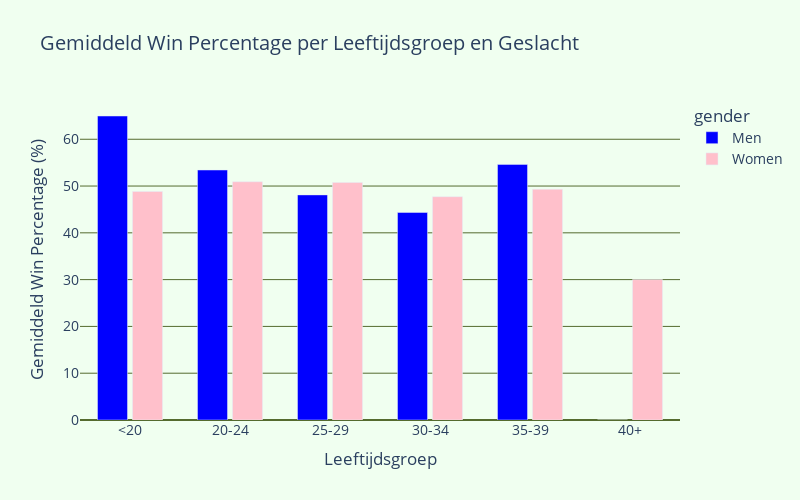

Source (notebook cell):
### Markdown cell above
#### Vierde argument eerste perspectief: leeftijd

### Code cell
import pandas as pd
import plotly.express as px

# Laad de dataset
file_path = '../combined_cleaned_tennis_data.csv'
df = pd.read_csv(file_path)

# Voeg leeftijdsgroepen toe
age_bins = [0, 20, 25, 30, 35, 40, 100]
age_labels = ['<20', '20-24', '25-29', '30-34', '35-39', '40+']
df['winner_age_group'] = pd.cut(df['winner_age'], bins=age_bins, labels=age_labels, right=False)
df['loser_age_group'] = pd.cut(df['loser_age'], bins=age_bins, labels=age_labels, right=False)

# Bereken het aantal gewonnen en verloren wedstrijden per speler
winner_counts = df.groupby(['winner_name', 'gender', 'winner_age_group'], observed=False).size().reset_index(name='win_count')
loser_counts = df.groupby(['loser_name', 'gender', 'loser_age_group'], observed=False).size().reset_index(name='loss_count')

# Hernoem kolommen voor consistente merge
winner_counts = winner_counts.rename(columns={'winner_name': 'player_name', 'winner_age_group': 'age_group'})
loser_counts = loser_counts.rename(columns={'loser_name': 'player_name', 'loser_age_group': 'age_group'})

# Combineer winnaars en verliezers data
combined_counts = pd.merge(winner_counts, loser_counts, on=['player_name', 'gender', 'age_group'], how='outer')

# Vul ontbrekende waarden in specifieke kolommen in
combined_counts['win_count'] = combined_counts['win_count'].fillna(0)
combined_counts['loss_count'] = combined_counts['loss_count'].fillna(0)

combined_counts['total_matches'] = combined_counts['win_count'] + combined_counts['loss_count']
combined_counts['win_percentage'] = (combined_counts['win_count'] / combined_counts['total_matches']) * 100

# Bereken gemiddelde winpercentages per leeftijdsgroep en geslacht
avg_win_percentage = combined_counts.groupby(['age_group', 'gender'], observed=False).agg(
    total_matches=('total_matches', 'sum'),
    total_wins=('win_count', 'sum')
).reset_index()

avg_win_percentage['win_percentage'] = (avg_win_percentage['total_wins'] / avg_win_percentage['total_matches']) * 100

# Interactieve barplot met Plotly
fig = px.bar(avg_win_percentage, x='age_group', y='win_percentage', color='gender',
             title='Gemiddeld Win Percentage per Leeftijdsgroep en Geslacht',
             labels={'age_group': 'Leeftijdsgroep', 'win_percentage': 'Gemiddeld Win Percentage (%)'},
             color_discrete_map={'Men': 'blue', 'Women': 'pink'},
             barmode='group',  # Groepeer de balken
             category_orders={'age_group': age_labels, 'gender': ['Men', 'Women']})

# Stijlen aanpassen voor betere leesbaarheid en smalle balken
fig.update_traces(width=0.3)  # Maak de balken smaller

fig.update_layout(
    font=dict(size=14),  # Grotere lettergrootte voor leesbaarheid
    bargap=0.3,  # Verminder de ruimte tussen de balken
    bargroupgap=0.1,  # Verminder de ruimte tussen de groepen balken
    width=800,  # Totale breedte van de plot aanpassen
    height=500,  # Totale hoogte van de plot aanpassen
    paper_bgcolor='honeydew',  # Achtergrondkleur van het papier
    plot_bgcolor='honeydew',
    yaxis=dict(
        gridcolor='darkolivegreen', # Kleur van het rooster op de y-as
        zerolinecolor='darkolivegreen'
    )
)

fig.show()

### Figure 1 — Plotly figure (JSON) as saved in the notebook; plotly's stock layout.template omitted (floating-point values rounded to 4 significant figures)
{"data": [{"alignmentgroup": "True", "hovertemplate": "gender=Men<br>Leeftijdsgroep=%{x}<br>Gemiddeld Win Percentage (%)=%{y}<extra></extra>", "legendgroup": "Men", "marker": {"color": "blue", "pattern": {"shape": ""}}, "name": "Men", "offsetgroup": "Men", "orientation": "v", "showlegend": true, "textposition": "auto", "type": "bar", "width": 0.3, "x": ["<20", "20-24", "25-29", "30-34", "35-39", "40+"], "xaxis": "x", "y": [64.97, 53.43, 48.11, 44.35, 54.62, 0], "yaxis": "y"}, {"alignmentgroup": "True", "hovertemplate": "gender=Women<br>Leeftijdsgroep=%{x}<br>Gemiddeld Win Percentage (%)=%{y}<extra></extra>", "legendgroup": "Women", "marker": {"color": "pink", "pattern": {"shape": ""}}, "name": "Women", "offsetgroup": "Women", "orientation": "v", "showlegend": true, "textposition": "auto", "type": "bar", "width": 0.3, "x": ["<20", "20-24", "25-29", "30-34", "35-39", "40+"], "xaxis": "x", "y": [48.84, 50.92, 50.77, 47.72, 49.32, 30], "yaxis": "y"}], "layout": {"bargap": 0.3, "bargroupgap": 0.1, "barmode": "group", "font": {"size": 14}, "height": 500, "legend": {"title": {"text": "gender"}, "tracegroupgap": 0}, "paper_bgcolor": "honeydew", "plot_bgcolor": "honeydew", "title": {"text": "Gemiddeld Win Percentage per Leeftijdsgroep en Geslacht"}, "width": 800, "xaxis": {"anchor": "y", "categoryarray": ["<20", "20-24", "25-29", "30-34", "35-39", "40+"], "categoryorder": "array", "domain": [0, 1], "title": {"text": "Leeftijdsgroep"}}, "yaxis": {"anchor": "x", "domain": [0, 1], "gridcolor": "darkolivegreen", "title": {"text": "Gemiddeld Win Percentage (%)"}, "zerolinecolor": "darkolivegreen"}}}
